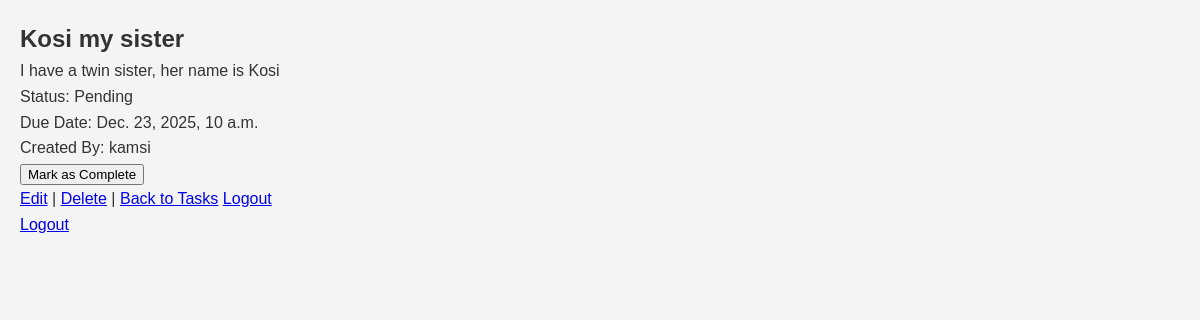
The app's page /task/7/ (signed in) with its own data.
### tasks/models.py (models this page shows, shortened)
class Task(models.Model):
    PRIORITY_CHOICES = [
        ('Low', 'Low'),
        ('Medium', 'Medium'),
        ('High', 'High'),
    ]
    STATUS_CHOICES = [
        ('Pending', 'Pending'),
        ('Completed', 'Completed'),
    ]
    title = models.CharField(max_length=255)
    description = models.TextField()
    due_date = models.DateTimeField()
    priority = models.CharField(choices=PRIORITY_CHOICES, max_length=10)
    status = models.CharField(choices=STATUS_CHOICES, default='Pending', max_length=10)
    created_by = models.ForeignKey(User, related_name='tasks', on_delete=models.CASCADE)
    completed_at = models.DateTimeField(null=True, blank=True)
    created_at = models.DateTimeField(auto_now_add=True)
    updated_at = models.DateTimeField(auto_now=True)

class CustomUser(AbstractUser):
    email = models.EmailField(unique=True)
    username = models.CharField(max_length=150, unique=True)
    objects = CustomUserManager()

### tasks/views.py (the view)
# urls.py: path('task/<int:pk>/', views.TaskDetailView.as_view(), name='task_detail'),
class TaskDetailView(LoginRequiredMixin, DetailView):
    model = Task
    template_name = 'tasks/task_detail.html'
    def dispatch(self, request, *args, **kwargs):
        obj = self.get_object()  # Get the object first
        if obj.created_by != request.user:  # Check if the user owns the task
            return custom_permission_denied_view(request,"You do not have permission to view this task")
        return super().dispatch(request, *args, **kwargs)

### tasks/templates/tasks/task_detail.html (shortened to what this page needs)
{% load static %}
<!DOCTYPE html>
<html lang="en">
  <head>
    <link rel="stylesheet" href="{% static 'css/styles.css' %}" />
  </head>
  <body>
    <h2>{{ object.title }}</h2>
    <p>{{ object.description }}</p>
    <p>Status: {{ object.status }}</p>
    <p>Due Date: {{ object.due_date }}</p>
    <p>Created By: {{ object.created_by.username }}</p>
    <p>
      <button onclick="updateTaskStatus({{ object.pk }})">
        {% if object.status == 'Completed' %} Mark as Incomplete {% else %} Mark
        as Complete {% endif %}
      </button>
    </p>
    <p>
      <a href="{% url 'task_update' object.pk %}">Edit</a> |
      <a href="{% url 'task_delete' object.pk %}">Delete</a> |
      <a href="{% url 'task_list' %}">Back to Tasks</a>
      <a href="{% url 'logout' %}">Logout</a>
    </p>
    <p>
      <a href="{% url 'logout' %}">Logout</a>
    </p>
  </body>
</html>

### tasks/static/css/styles.css (style rules this page uses)
body, h1, h2, h3, p, ul { margin: 0; padding: 0; }
body { font-family: Arial, sans-serif; line-height: 1.6; background-color: #f4f4f4; color: #333; padding: 20px; }

### records on screen
Task: title "Kosi my sister", description "I have a twin sister, her name is Kosi", status "Pending", due_date "Dec. 23, 2025, 10 a.m.", created_by.username "kamsi"
